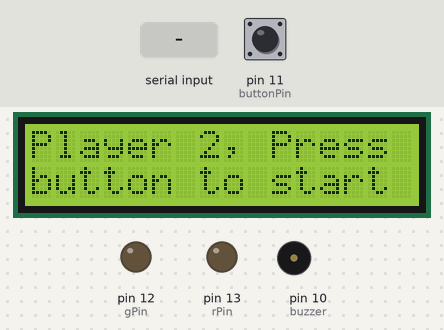
Simulated run of this sketch. Board: Arduino Uno, built with avr-gcc and run on an emulated ATmega328P. On the bench: 16×2 character LCD, output pins drawn as LEDs (lit = HIGH), buzzer (waves = sounding). Inputs (shaded band) come from the test bench; at power-on: pin 11 (buttonPin) LOW. What the sketch prints to the serial monitor is not drawn.

Above: at 1.2 s.
1.3 s: pin 11 (buttonPin) pulled HIGH for 0.15 s
At 1.9 s:
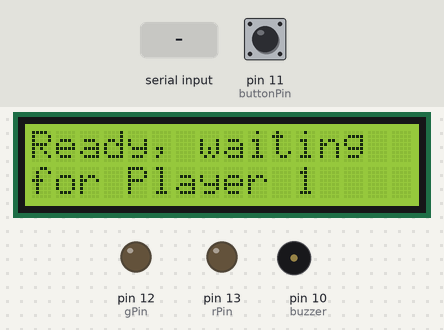
2.9 s: "90,45\n" received over Serial
At 8.7 s:
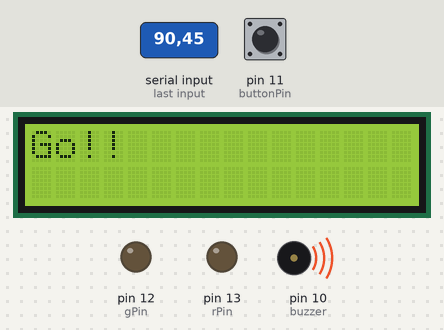
8.9 s: pin 11 (buttonPin) pulled HIGH for 1 s
At 10.6 s:
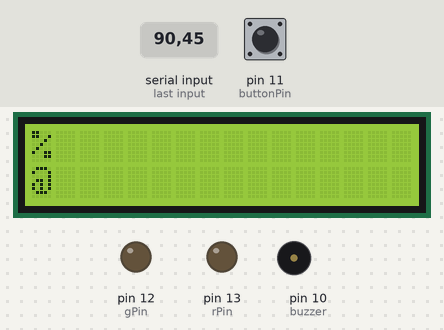
12.9 s: "30,150\n" received over Serial
At 14.1 s:
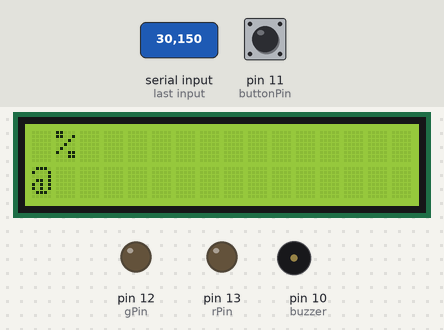
14.4 s: pin 11 (buttonPin) pulsed HIGH 5 times (0.12 s each, 0.3 s apart)
At 16.1 s:
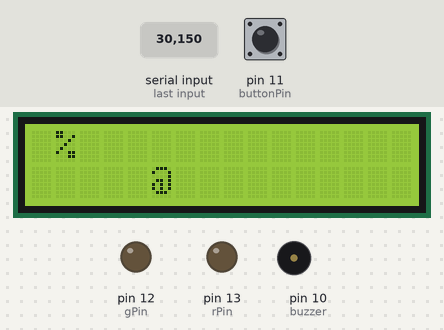
Timing chart, 0 to 17.6 s (numbered marks = the images above; inputs shaded):
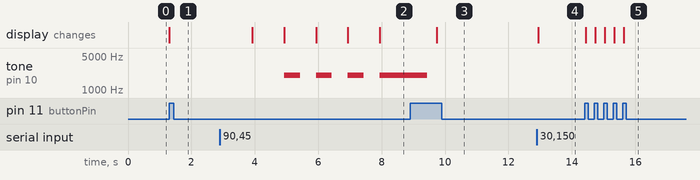

The sketch:

mv11lab6.ino
```cpp
/*
   1- Author1: Lili Velazquez - 663484718
    - Author2: Aqsa Arif - 677417263
   2- Lab: Lab 6 - Serial Communication
   3- Description:
   a) In your own words, what is this code supposed to do?
      This is a racing game where two arduinos use serial communication to send the their characters position on the lcd. This code is for player 2.
   b) Explain the division of labor between the teammates.
      We helped each other with the wiring. We used my (Lili) code from Lab 2 and Aqsa helped debug code for new implementation for lab 6. We worked on the code together in-person.
   4- Serial Communication: describe how serial communication works in this lab. (include in this description the pin numbers you used)
      Serial communication works by reading serial monitor in an array buffer.
      The pin numbers are Tx (1) , Rx (0) , and GRD
   5- References:
      For the prelab and also to understand and use serial communication between two arduinos
		https://iot-guider.com/arduino/serial-communication-between-two-arduino-boards/
      For the buzzer sound 3 2 1 Go!!
		https://littlebirdelectronics.com.au/guides/53/make-a-sound-with-a-piezo-buzzer
      For receiving a single number from the Serial Monitor
      	https://forum.arduino.cc/t/serial-input-basics-updated/382007/3
   6- Demo: in-person demonstration - 4/3/23, 10AM, Jude
*/


// include the library code:
#include <LiquidCrystal.h>

// initialize the library by associating any needed LCD interface pin
// with the arduino pin number it is connected to
const int rs = 2, en = 3, d4 = 5, d5 = 4, d6 = 6, d7 = 7;
LiquidCrystal lcd(rs, en, d4, d5, d6, d7);

// button pin
int buttonPin = 11;

// buzzer pin
int buzzer = 10;

// red led pin and initial state
int rPin = 13;
int rState = LOW;

// green led pin and initial state
int gPin = 12;
int gState = LOW;

// old state of the first button
int bOld = HIGH;

// flag for ready players
int readyOne = 0;
int readyTwo = 0;

// ___
// https://forum.arduino.cc/t/serial-input-basics-updated/382007/3
const byte numChars = 2;
char receivedChars[numChars];   // an array to store the received data
boolean newData = false;
int dataNumber = 0;
// ___

char send[3] = "1\n";

// flags needed for the initial messages
int firstClick = 1; // the player is ready
int racing = 0; // start the game
int firstPrint = 0; // to send the ready signal if its the first button press
int count = 6; // counter for the initial messages
int msg;

// variables to increment the position of each player
int i = -1; // p1
int j = -1; // p2

// flag - second lap
int s1 = 0; // p1
int s2 = 0; // p2

// flag to display which player won
int w1 = 0; // p1
int w2 = 0; // p2

void setup() {
  // Begin the Serial at 9600 Baud
  Serial.begin(9600);
  // set up button pin as input
  pinMode(buttonPin, INPUT);
  // set up buzzer pin as output
  pinMode(buzzer, OUTPUT);
  // set up lcd
  lcd.begin(16, 2);
  // lcd.setCursor(0, 0);
  // lcd.print("Player 2, Press");
  // lcd.setCursor(0, 1); // bottom left
  // lcd.print("button to start");

  // set up leds as output
  pinMode(gPin, OUTPUT);
  pinMode(rPin, OUTPUT);
  msg = 1;
}

void loop() {
  recvWithEndMarker();
  showNewNumber();

  int bNew = digitalRead(buttonPin);

  if (msg == 1) {
    lcd.clear();
    lcd.setCursor(0, 0);
    lcd.print("Player 2, Press");
    lcd.setCursor(0, 1); // bottom left
    lcd.print("button to start");
    msg = 0;
    count = 6;
  }

  if (racing == 1 && count == 0) {
    lcd.clear();
    lcd.setCursor(i, 0);
    lcd.print("%");
    lcd.setCursor(j, 1);
    lcd.print("@");
  }

  // if button is pressed
  if ((bOld == LOW && bNew == HIGH)) {
    // Serial.println("button");
    if (firstClick == 1) {
      readyTwo = 1;
      Serial.write(send, 3);
      lcd.clear();
      firstClick = 0;
    } else {
      j++;  // increment the position of player 1
      Serial.write(send, 3);
    }
  }
  bOld = bNew;

  if (readyTwo == 1 && readyOne == 0) {
    lcd.setCursor(0, 0);
    lcd.print("Ready, waiting");
    lcd.setCursor(0, 1);
    lcd.print("for Player 1");
  }

  if (readyTwo == 1 && readyOne == 1 && count == 6) {
    if (count == 6) {
      delay(1000);
      lcd.clear();
      count -= 1;
    }
    if (count == 5) {
      lcd.setCursor(0, 0);
      lcd.print("Ready");
      delay(1000);
      count -= 1;
    }
    if (count == 4) {
      lcd.clear();
      lcd.setCursor(0, 0);
      lcd.print("3");
      tone(buzzer, 2000);
      delay(500);        // on for 1 sec
      noTone(buzzer);     // Stop sound
      delay(500);
      count -= 1;
    }
    if (count == 3) {
      // delay(1000);
      lcd.clear();
      lcd.setCursor(0, 0);
      lcd.print("2");
      tone(buzzer, 2000);
      delay(500);        // on for 1 sec
      noTone(buzzer);     // Stop sound
      delay(500);
      count -= 1;
    }
    if (count == 2) {
      // delay(1000);
      lcd.clear();
      lcd.setCursor(0, 0);
      lcd.print("1");
      tone(buzzer, 2000);
      delay(500);        // on for 1 sec
      noTone(buzzer);     // Stop sound
      delay(500);
      count -= 1;
    }
    if (count == 1) {
      lcd.clear();
      lcd.setCursor(0, 0);
      lcd.print("Go!!");
      tone(buzzer, 2000);
      delay(1500);        // on for 1 sec
      noTone(buzzer);     // Stop sound
      count -= 1;
      racing = 1;
    }

  }

  // if player 1 finished the first lap...
  if (i == 15 && s1 == 0) {
    i = 0;  // ...set the player to the left side of the lcd screen to start the second lap...
    s1 = 1; // ...and show the finish line
  }
  // if player 2 finished the first lap...
  if (j == 15 && s2 == 0) {
    j = 0;  // ...set the player to the left side of the lcd screen to start the second lap...
    s2 = 1; // ...and show the finish line
  }

  // show the finish line
  if (s1 == 1) { // if in 2nd lap for 1st player...
    lcd.setCursor(15, 0);
    lcd.print("!"); // ...show finish line
  }
  // show the finish line
  if (s2 == 1) { // if in 2nd lap for 2nd player...
    lcd.setCursor(15, 1);
    lcd.print("!"); // ...show finish line
  }

  if (s1 == 1 && i == 15) { // if 1st player reaches the finish line
    w1 = 1; // set the winner to player 1
    s1 = 0; // turn off finish line
    delay(1500);
  }
  else if (s2 == 1 && j == 15) { // if 2nd player reaches the finish line
    w2 = 1; // set the winner to player 2
    s2 = 0; // turn off finish line
    delay(1500);
  }

  // Display the winner
  if (w1 == 1) {
    s2 = 0;
    s1 = 0;
    lcd.clear();
    lcd.setCursor(1, 0);
    lcd.print("Player 1 wins!");
    w1 = 0;
    i = -1;
    j = -1;
    rState = HIGH;
    digitalWrite(rPin, rState);
    delay(2000);
    rState = LOW;
    digitalWrite(rPin, rState);
    msg = 1;
    firstClick = 1;
    racing = 0;
    firstPrint = 0;
    count = 6;
    readyOne = 0;
    readyTwo = 0;
  }
  else if (w2 == 1) {
    s1 = 0;
    s2 = 0;
    lcd.clear();
    lcd.setCursor(1, 0);
    lcd.print("Player 2 wins!");
    w2 = 0;
    i = -1;
    j = -1;
    gState = HIGH;
    digitalWrite(gPin, gState);
    delay(2000);
    gState = LOW;
    digitalWrite(gPin, gState);
    msg = 1;
    firstClick = 1;
    racing = 0;
    firstPrint = 0;
    count = 6;
    readyOne = 0;
    readyTwo = 0;
  }
}

// https://forum.arduino.cc/t/serial-input-basics-updated/382007/3
void recvWithEndMarker() {
    static byte ndx = 0;
    char endMarker = '\n';
    char rc;

    if (Serial.available() > 0) {
        rc = Serial.read();

        if (rc != endMarker) {
            receivedChars[ndx] = rc;
            ndx++;
            if (ndx >= numChars) {
                ndx = numChars - 1;
            }
        }
        else {
            receivedChars[ndx] = '\0'; // terminate the string
            ndx = 0;
            newData = true;
        }
    }
}

// https://forum.arduino.cc/t/serial-input-basics-updated/382007/3
void showNewNumber() {
    if (newData == true) {
        i++;
        dataNumber = 0;             // new for this version
        dataNumber = atoi(receivedChars);   // new for this version
        if (firstPrint == 0) {
          readyOne = 1;
          firstPrint = 1;
        }
        newData = false;
    }
}
```

Measured:
- after the input at 1.3 s, the display: changes at once (image 1)
- after the input at 2.9 s, tone on pin 10 (buzzer): alternates 2000 Hz for 0.50 s and silent for 0.50 s, starting after 2.0 s; the display: first changes after 1.0 s (image 2 shows a later state)
- after the input at 12.9 s, the display: changes at once (image 4)
- after the input at 14.4 s, the display: first changes at once (image 5 shows a later state)
